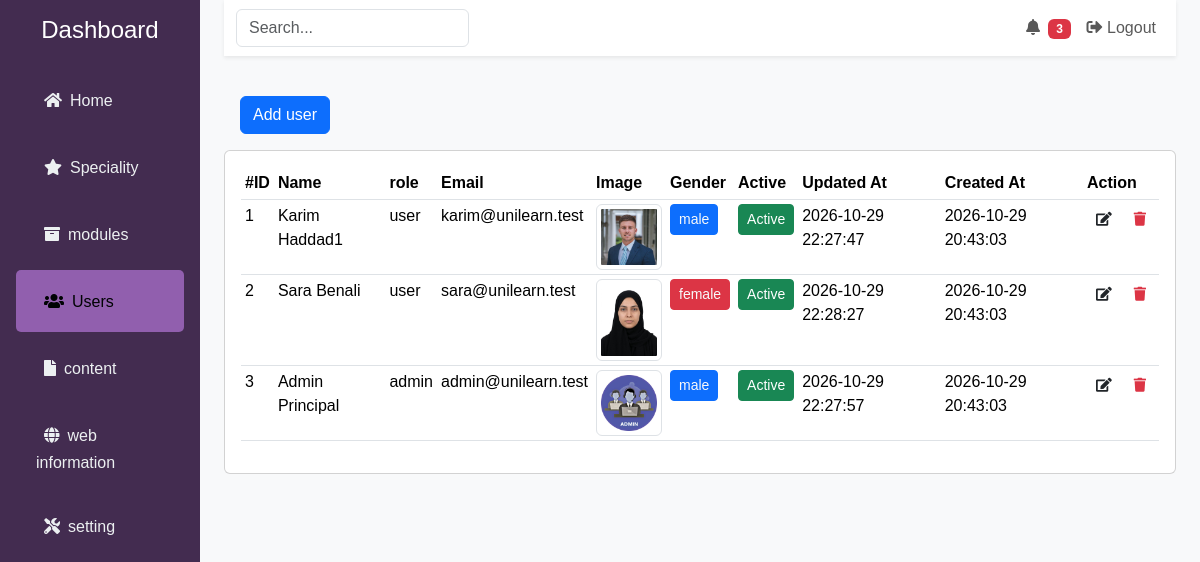
Page /admin/user.php (signed in) on the committed database.
### tables this page shows
CREATE TABLE `users` (
  `id` int(10) UNSIGNED NOT NULL,
  `name` varchar(150) NOT NULL,
  `email` varchar(150) NOT NULL,
  `password` varchar(255) NOT NULL,
  `role` enum('admin','user') NOT NULL DEFAULT 'user',
  `gender` enum('male','female') NOT NULL DEFAULT 'male',
  `url_image` varchar(255) DEFAULT NULL,
  `active` tinyint(1) NOT NULL DEFAULT 1,
  `created_at` datetime DEFAULT NULL,
  `updated_at` datetime DEFAULT NULL
);

### admin/user.php (the view, shortened to what this page needs)
<!DOCTYPE html>
<html lang="en">
<?php
require_once 'conf/connection.php';
$qury = "SELECT * FROM users ORDER BY id DESC";
$result = $conn->query($qury);
require_once 'conf/header.php';
$nb = 1; ?>
<body>
    <div class="container-fluid">
        <div class="row">
            <?php require_once 'conf/sidebar.php' ?>
            <div class="col-md-9 ms-sm-auto col-lg-10 px-md-4">
                <?php require_once 'conf/navbar.php' ?>
            <div class="row">
                    <div class="col-lg-12">
                        <a href="user_controleur.php" class="btn btn-primary m-3">Add user</a>
                    </div>
                </div>
                <div class="card">
                    <div class="card-body">
                        <div class="table-responsive">
                            <table class="table table-hover table-sm">
                                <thead>
                                    <tr>
                                        <th>#ID</th>
                                        <th>Name</th>
                                        <th>role</th>
                                        <th>Email</th>
                                        <th>Image</th>
                                        <th>Gender</th>
                                        <th>Active</th>
                                        <th>Updated At</th>
                                        <th>Created At</th>
                                        <th>Action</th>
                                    </tr>
                                </thead>
                                <tbody>
                                    <?php while ($users  = $result->fetch_assoc()) { ?>
                                        <tr>
                                            <td><?= $nb++; ?></td>
                                            <td><?= $users ['name']?></td>
                                            <td><?= $users ['role']?></td>
                                            <td><?= $users ['email']?></td>
                                            <td>
                                                <?php if ($users ['url_image']): ?>
                                                    <img src="<?= $users ['url_image'];?>" alt="Image" class="img-thumbnail" height="90" width="70">
                                                <?php else: ?>
                                                    <span>No image</span>
                                                <?php endif; ?>
                                            </td>
                                            <td> <button class="btn btn-sm text-light  <?= $users ['gender'] === 'male' ? 'btn-primary' : 'btn-danger' ?>"><?= $users ['gender']; ?></button></td>
                                            <td>
                                                <form action="user_controleur.php" method="POST">
                                                    <button class="btn btn-sm <?= $users ['active'] ? 'btn-success' : 'btn-danger' ?>" type="submit">
                                                        <?= $users ['active'] ? 'Active' : 'Inactive' ?>
                                                    </button>
                                                </form>
                                            </td>
                                            <td><?= $users ['updated_at'] ?? '-' ?></td>
                                            <td><?= $users ['created_at'] ?? '-' ?></td>
                                            <td>
                                                <div class="d-flex gap-1">
                                                    <a href="user_controleur.php?edit=<?= $users ['id'] ?>" class="btn btn-sm">
                                                        <i class="fas fa-edit "></i>
                                                    </a>
                                                    <form action="user_controleur.php" method="POST" style="display:inline;">
                                                        <button class="btn btn-sm " type="submit" onclick="return confirm('Are you sure?')">
                                                            <i class="fas fa-trash text-danger"></i>
                                                        </button>
                                                    </form>
                                                </div>
                                            </td>
                                        </tr>
                                    <?php } ?>
                                </tbody>
                            </table>
                        </div>
                    </div>
                </div>
            </div>
        </div>
    </div>
   <?php require_once 'conf/footer.php' ?>

### admin/css/style.css (style rules this page uses)
body { background: rgb(255, 254, 254); }

### admin/conf/header.php (style rules this page uses)
body { background: #f8f9fa; font-family: Verdana, Geneva, sans-serif; }

### rows in the picture
users: name "Karim Haddad1", role "user", email "karim@unilearn.test", url_image (picture), gender "male", active "Active", updated_at "2026-10-29 22:27:47", created_at "2026-10-29 20:43:03"
users: name "Sara Benali", role "user", email "sara@unilearn.test", url_image (picture), gender "female", active "Active", updated_at "2026-10-29 22:28:27", created_at "2026-10-29 20:43:03"
users: name "Admin Principal", role "admin", email "admin@unilearn.test", url_image (picture), gender "male", active "Active", updated_at "2026-10-29 22:27:57", created_at "2026-10-29 20:43:03"
